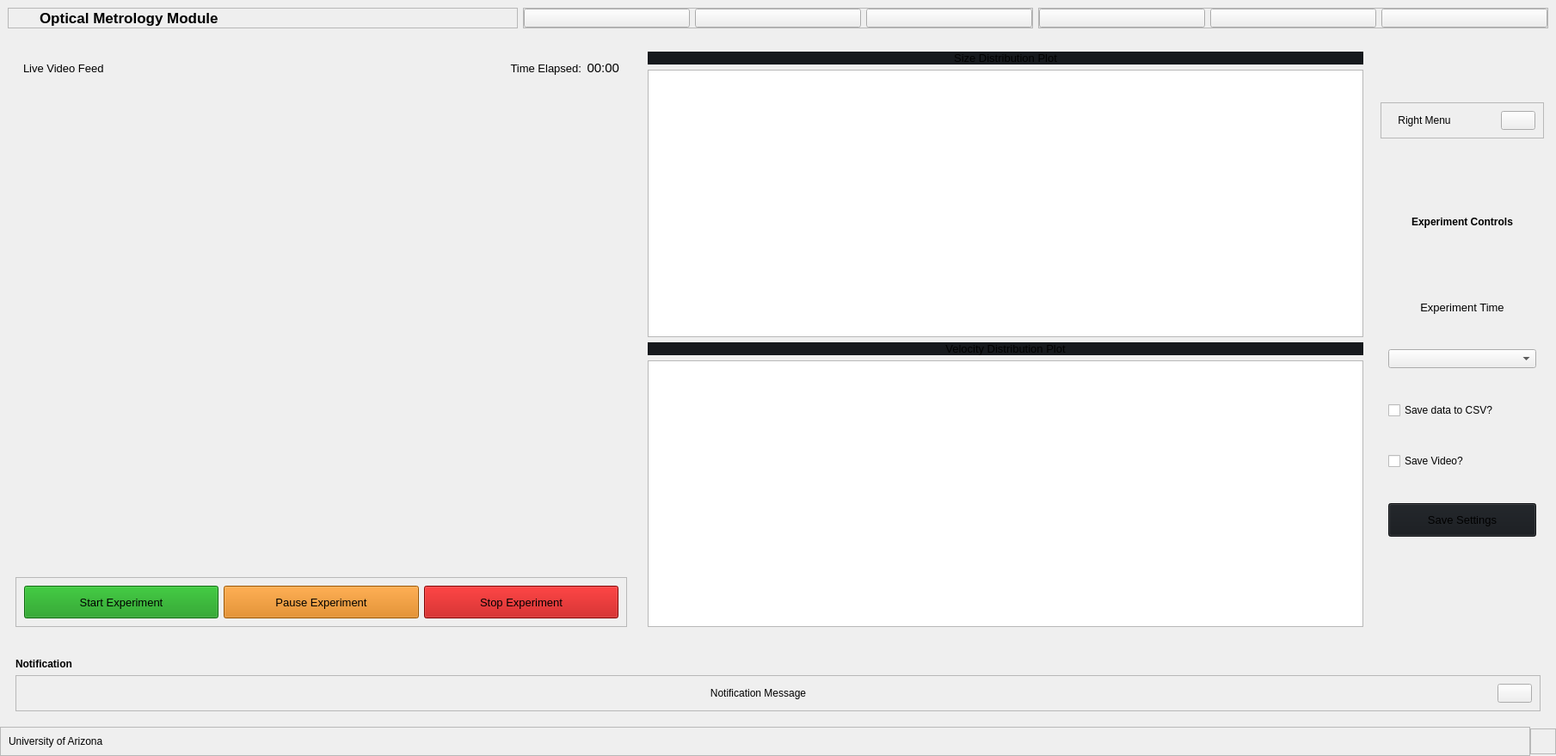
     <widget class="QWidget" name="mainBodyContainer" native="true">
      <property name="sizePolicy">
       <sizepolicy hsizetype="Expanding" vsizetype="Expanding">
        <horstretch>0</horstretch>
        <verstretch>0</verstretch>
       </sizepolicy>
      </property>
      <property name="styleSheet">
       <string notr="true"/>
      </property>
      <layout class="QVBoxLayout" name="verticalLayout_10">
       <property name="spacing">
        <number>0</number>
       </property>
       <property name="leftMargin">
        <number>0</number>
       </property>
       <property name="topMargin">
        <number>0</number>
       </property>
       <property name="rightMargin">
        <number>0</number>
       </property>
       <property name="bottomMargin">
        <number>0</number>
       </property>
       <item>
        <widget class="QWidget" name="headerContainer" native="true">
         <layout class="QHBoxLayout" name="horizontalLayout_12">
          <item>
           <widget class="QFrame" name="frame_5">
            <property name="frameShape">
             <enum>QFrame::StyledPanel</enum>
            </property>
            <property name="frameShadow">
             <enum>QFrame::Raised</enum>
            </property>
            <layout class="QHBoxLayout" name="horizontalLayout_7">
             <property name="spacing">
              <number>6</number>
             </property>
             <property name="leftMargin">
              <number>0</number>
             </property>
             <property name="topMargin">
              <number>0</number>
             </property>
             <property name="rightMargin">
              <number>0</number>
             </property>
             <property name="bottomMargin">
              <number>0</number>
             </property>
             <item>
              <widget class="QLabel" name="label_5">
               <property name="maximumSize">
                <size>
                 <width>30</width>
                 <height>30</height>
                </size>
               </property>
               <property name="text">
                <string/>
               </property>
               <property name="pixmap">
                <pixmap resource="resources.qrc">:/images/OMM logo.png</pixmap>
               </property>
               <property name="scaledContents">
                <bool>true</bool>
               </property>
              </widget>
             </item>
             <item>
              <widget class="QLabel" name="label_6">
               <property name="font">
                <font>
                 <pointsize>13</pointsize>
                 <weight>75</weight>
                 <bold>true</bold>
                </font>
               </property>
               <property name="text">
                <string>Optical Metrology Module</string>
               </property>
              </widget>
             </item>
            </layout>
           </widget>
          </item>
          <item>
           <widget class="QFrame" name="frame_6">
            <property name="frameShape">
             <enum>QFrame::StyledPanel</enum>
            </property>
            <property name="frameShadow">
             <enum>QFrame::Raised</enum>
            </property>
            <layout class="QHBoxLayout" name="horizontalLayout_6">
             <property name="spacing">
              <number>6</number>
             </property>
             <property name="leftMargin">
              <number>0</number>
             </property>
             <property name="topMargin">
              <number>0</number>
             </property>
             <property name="rightMargin">
              <number>0</number>
             </property>
             <property name="bottomMargin">
              <number>0</number>
             </property>
             <item>
              <widget class="QPushButton" name="notificationBtn">
               <property name="text">
                <string/>
               </property>
               <property name="icon">
                <iconset resource="resources.qrc">
                 <normaloff>:/icons/icons/bell.svg</normaloff>:/icons/icons/bell.svg</iconset>
               </property>
               <property name="iconSize">
                <size>
                 <width>24</width>
                 <height>24</height>
                </size>
               </property>
              </widget>
             </item>
             <item>
              <widget class="QPushButton" name="experimentControlsBtn">
               <property name="text">
                <string/>
               </property>
               <property name="icon">
                <iconset resource="resources.qrc">
                 <normaloff>:/icons/icons/monitor.svg</normaloff>:/icons/icons/monitor.svg</iconset>
               </property>
               <property name="iconSize">
                <size>
                 <width>24</width>
                 <height>24</height>
                </size>
               </property>
              </widget>
             </item>
             <item>
              <widget class="QPushButton" name="moreMenuBtn">
               <property name="text">
                <string/>
               </property>
               <property name="icon">
                <iconset resource="resources.qrc">
                 <normaloff>:/icons/icons/more-horizontal.svg</normaloff>:/icons/icons/more-horizontal.svg</iconset>
               </property>
               <property name="iconSize">
                <size>
                 <width>24</width>
                 <height>24</height>
                </size>
               </property>
              </widget>
             </item>
            </layout>
           </widget>
          </item>
          <item>
           <widget class="QFrame" name="frame_7">
            <property name="frameShape">
             <enum>QFrame::StyledPanel</enum>
            </property>
            <property name="frameShadow">
             <enum>QFrame::Raised</enum>
            </property>
            <layout class="QHBoxLayout" name="horizontalLayout_4">
             <property name="spacing">
              <number>6</number>
             </property>
             <property name="leftMargin">
              <number>0</number>
             </property>
             <property name="topMargin">
              <number>0</number>
             </property>
             <property name="rightMargin">
              <number>0</number>
             </property>
             <property name="bottomMargin">
              <number>0</number>
             </property>
             <item>
              <widget class="QPushButton" name="minimizeBtn">
               <property name="toolTip">
                <string>Minimize</string>
               </property>
               <property name="text">
                <string/>
               </property>
               <property name="icon">
                <iconset resource="resources.qrc">
                 <normaloff>:/icons/icons/minus.svg</normaloff>:/icons/icons/minus.svg</iconset>
               </property>
               <property name="iconSize">
                <size>
                 <width>24</width>
                 <height>24</height>
                </size>
               </property>
              </widget>
             </item>
             <item>
              <widget class="QPushButton" name="maximizeBtn">
               <property name="toolTip">
                <string>Maximize</string>
               </property>
               <property name="text">
                <string/>
               </property>
               <property name="icon">
                <iconset resource="resources.qrc">
                 <normaloff>:/icons/icons/square.svg</normaloff>:/icons/icons/square.svg</iconset>
               </property>
               <property name="iconSize">
                <size>
                 <width>24</width>
                 <height>24</height>
                </size>
               </property>
              </widget>
             </item>
             <item>
              <widget class="QPushButton" name="closeBtn">
               <property name="toolTip">
                <string>Close</string>
               </property>
               <property name="text">
                <string/>
               </property>
               <property name="icon">
                <iconset resource="resources.qrc">
                 <normaloff>:/icons/icons/x.svg</normaloff>:/icons/icons/x.svg</iconset>
               </property>
               <property name="iconSize">
                <size>
                 <width>24</width>
                 <height>24</height>
                </size>
               </property>
              </widget>
             </item>
            </layout>
           </widget>
          </item>
         </layout>
        </widget>
       </item>
       <item>
        <widget class="QWidget" name="mainBodyContent" native="true">
         <property name="sizePolicy">
          <sizepolicy hsizetype="Expanding" vsizetype="Expanding">
           <horstretch>0</horstretch>
           <verstretch>0</verstretch>
          </sizepolicy>
         </property>
         <property name="minimumSize">
          <size>
           <width>974</width>
           <height>583</height>
          </size>
         </property>
         <layout class="QHBoxLayout" name="horizontalLayout_8">
          <item>
           <widget class="QWidget" name="mainContentContainer" native="true">
            <property name="sizePolicy">
             <sizepolicy hsizetype="Expanding" vsizetype="Expanding">
              <horstretch>0</horstretch>
              <verstretch>0</verstretch>
             </sizepolicy>
            </property>
            <property name="minimumSize">
             <size>
              <width>711</width>
              <height>561</height>
             </size>
            </property>
            <layout class="QVBoxLayout" name="verticalLayout_15">
             <item>
              <widget class="QWidget" name="widget" native="true">
               <layout class="QHBoxLayout" name="horizontalLayout_13">
                <item>
                 <widget class="QLabel" name="label_27">
                  <property name="font">
                   <font>
                    <pointsize>10</pointsize>
                   </font>
                  </property>
                  <property name="text">
                   <string>Live Video Feed</string>
                  </property>
                 </widget>
                </item>
                <item>
                 <spacer name="horizontalSpacer">
                  <property name="orientation">
                   <enum>Qt::Horizontal</enum>
                  </property>
                  <property name="sizeHint" stdset="0">
                   <size>
                    <width>40</width>
                    <height>20</height>
                   </size>
                  </property>
                 </spacer>
                </item>
                <item>
                 <widget class="QLabel" name="label_25">
                  <property name="font">
                   <font>
                    <pointsize>10</pointsize>
                   </font>
                  </property>
                  <property name="text">
                   <string>Time Elapsed:</string>
                  </property>
                  <property name="alignment">
                   <set>Qt::AlignRight|Qt::AlignTrailing|Qt::AlignVCenter</set>
                  </property>
                 </widget>
                </item>
                <item>
                 <widget class="QLabel" name="timeElapsedLabel">
                  <property name="maximumSize">
                   <size>
                    <width>16777215</width>
                    <height>100</height>
                   </size>
                  </property>
                  <property name="font">
                   <font>
                    <pointsize>11</pointsize>
                   </font>
                  </property>
                  <property name="text">
                   <string>00:00</string>
                  </property>
                  <property name="alignment">
                   <set>Qt::AlignRight|Qt::AlignTrailing|Qt::AlignVCenter</set>
                  </property>
                 </widget>
                </item>
               </layout>
              </widget>
             </item>
             <item>
              <widget class="QWidget" name="home" native="true">
               <property name="minimumSize">
                <size>
                 <width>711</width>
                 <height>561</height>
                </size>
               </property>
               <property name="maximumSize">
                <size>
                 <width>711</width>
                 <height>561</height>
                </size>
               </property>
               <widget class="QLabel" name="videoFeedLabel">
                <property name="geometry">
                 <rect>
                  <x>0</x>
                  <y>10</y>
                  <width>711</width>
                  <height>561</height>
                 </rect>
                </property>
                <property name="minimumSize">
                 <size>
                  <width>711</width>
                  <height>561</height>
                 </size>
                </property>
                <property name="text">
                 <string/>
                </property>
                <property name="alignment">
                 <set>Qt::AlignCenter</set>
                </property>
               </widget>
              </widget>
             </item>
             <item>
              <widget class="QFrame" name="frame_11">
               <property name="frameShape">
                <enum>QFrame::StyledPanel</enum>
               </property>
               <property name="frameShadow">
                <enum>QFrame::Raised</enum>
               </property>
               <layout class="QHBoxLayout" name="horizontalLayout_2">
                <item>
                 <widget class="QPushButton" name="startBtn">
                  <property name="minimumSize">
                   <size>
                    <width>0</width>
                    <height>38</height>
                   </size>
                  </property>
                  <property name="font">
                   <font>
                    <pointsize>10</pointsize>
                   </font>
                  </property>
                  <property name="styleSheet">
                   <string notr="true">background-color: #16191d;
background-color: rgb(16, 148, 16);</string>
                  </property>
                  <property name="text">
                   <string>Start Experiment</string>
                  </property>
                  <property name="icon">
                   <iconset resource="resources.qrc">
                    <normaloff>:/icons/icons/play-circle.svg</normaloff>:/icons/icons/play-circle.svg</iconset>
                  </property>
                 </widget>
                </item>
                <item>
                 <widget class="QPushButton" name="pauseBtn">
                  <property name="minimumSize">
                   <size>
                    <width>0</width>
                    <height>38</height>
                   </size>
                  </property>
                  <property name="font">
                   <font>
                    <pointsize>10</pointsize>
                   </font>
                  </property>
                  <property name="styleSheet">
                   <string notr="true">background-color: rgb(217, 119, 0);</string>
                  </property>
                  <property name="text">
                   <string>Pause Experiment</string>
                  </property>
                  <property name="icon">
                   <iconset resource="resources.qrc">
                    <normaloff>:/icons/icons/pause-circle.svg</normaloff>:/icons/icons/pause-circle.svg</iconset>
                  </property>
                 </widget>
                </item>
                <item>
                 <widget class="QPushButton" name="stopBtn">
                  <property name="minimumSize">
                   <size>
                    <width>0</width>
                    <height>38</height>
                   </size>
                  </property>
                  <property name="font">
                   <font>
                    <pointsize>10</pointsize>
                   </font>
                  </property>
                  <property name="styleSheet">
                   <string notr="true">background-color: rgb(184, 0, 0);</string>
                  </property>
                  <property name="text">
                   <string>Stop Experiment</string>
                  </property>
                  <property name="icon">
                   <iconset resource="resources.qrc">
                    <normaloff>:/icons/icons/x-circle.svg</normaloff>:/icons/icons/x-circle.svg</iconset>
                  </property>
                 </widget>
                </item>
               </layout>
              </widget>
             </item>
            </layout>
           </widget>
          </item>
          <item>
           <widget class="QWidget" name="graphContainer" native="true">
            <property name="sizePolicy">
             <sizepolicy hsizetype="Expanding" vsizetype="Expanding">
              <horstretch>0</horstretch>
              <verstretch>0</verstretch>
             </sizepolicy>
            </property>
            <property name="minimumSize">
             <size>
              <width>850</width>
              <height>0</height>
             </size>
            </property>
            <layout class="QVBoxLayout" name="verticalLayout_18">
             <item>
              <widget class="QLabel" name="label_13">
               <property name="font">
                <font>
                 <pointsize>10</pointsize>
                </font>
               </property>
               <property name="styleSheet">
                <string notr="true">background-color: #16191d;</string>
               </property>
               <property name="text">
                <string>Size Distribution Plot</string>
               </property>
               <property name="alignment">
                <set>Qt::AlignCenter</set>
               </property>
              </widget>
             </item>
             <item>
              <widget class="PlotWidget" name="sizePlotGraphicsView"/>
             </item>
             <item>
              <widget class="QLabel" name="label_14">
               <property name="font">
                <font>
                 <pointsize>10</pointsize>
                </font>
               </property>
               <property name="styleSheet">
                <string notr="true">background-color: #16191d;</string>
               </property>
               <property name="text">
                <string>Velocity Distribution Plot</string>
               </property>
               <property name="alignment">
                <set>Qt::AlignCenter</set>
               </property>
              </widget>
             </item>
             <item>
              <widget class="PlotWidget" name="velocityPlotGraphicsView"/>
             </item>
            </layout>
           </widget>
          </item>
          <item alignment="Qt::AlignRight">
           <widget class="QCustomSlideMenu" name="rightMenuContainer" native="true">
            <property name="sizePolicy">
             <sizepolicy hsizetype="Expanding" vsizetype="Expanding">
              <horstretch>0</horstretch>
              <verstretch>0</verstretch>
             </sizepolicy>
            </property>
            <property name="minimumSize">
             <size>
              <width>200</width>
              <height>0</height>
             </size>
            </property>
            <property name="maximumSize">
             <size>
              <width>220</width>
              <height>561</height>
             </size>
            </property>
            <layout class="QVBoxLayout" name="verticalLayout_11">
             <property name="spacing">
              <number>0</number>
             </property>
             <property name="leftMargin">
              <number>0</number>
             </property>
             <property name="topMargin">
              <number>0</number>
             </property>
             <property name="rightMargin">
              <number>0</number>
             </property>
             <property name="bottomMargin">
              <number>0</number>
             </property>
             <item>
              <widget class="QWidget" name="rightMenuSubContainer" native="true">
               <property name="minimumSize">
                <size>
                 <width>200</width>
                 <height>0</height>
                </size>
               </property>
               <layout class="QVBoxLayout" name="verticalLayout_12">
                <property name="spacing">
                 <number>5</number>
                </property>
                <property name="leftMargin">
                 <number>5</number>
                </property>
                <property name="topMargin">
                 <number>5</number>
                </property>
                <property name="rightMargin">
                 <number>5</number>
                </property>
                <property name="bottomMargin">
                 <number>5</number>
                </property>
                <item>
                 <widget class="QFrame" name="frame_8">
                  <property name="frameShape">
                   <enum>QFrame::StyledPanel</enum>
                  </property>
                  <property name="frameShadow">
                   <enum>QFrame::Raised</enum>
                  </property>
                  <layout class="QHBoxLayout" name="horizontalLayout_9">
                   <item>
                    <widget class="QLabel" name="label_7">
                     <property name="text">
                      <string>Right Menu</string>
                     </property>
                     <property name="alignment">
                      <set>Qt::AlignCenter</set>
                     </property>
                    </widget>
                   </item>
                   <item alignment="Qt::AlignRight">
                    <widget class="QPushButton" name="closeRightMenuBtn">
                     <property name="toolTip">
                      <string>Close</string>
                     </property>
                     <property name="text">
                      <string/>
                     </property>
                     <property name="icon">
                      <iconset resource="resources.qrc">
                       <normaloff>:/icons/icons/x-circle.svg</normaloff>:/icons/icons/x-circle.svg</iconset>
                     </property>
                     <property name="iconSize">
                      <size>
                       <width>24</width>
                       <height>24</height>
                      </size>
                     </property>
                    </widget>
                   </item>
                  </layout>
                 </widget>
                </item>
                <item>
                 <widget class="QCustomStackedWidget" name="rightMenuPages">
                  <property name="currentIndex">
                   <number>0</number>
                  </property>
                  <widget class="QWidget" name="page">
                   <layout class="QVBoxLayout" name="verticalLayout_13">
                    <item>
                     <widget class="QLabel" name="label_8">
                      <property name="maximumSize">
                       <size>
                        <width>16777215</width>
                        <height>100</height>
                       </size>
                      </property>
                      <property name="font">
                       <font>
                        <pointsize>9</pointsize>
                        <weight>75</weight>
                        <bold>true</bold>
                       </font>
                      </property>
                      <property name="styleSheet">
                       <string notr="true"/>
                      </property>
                      <property name="text">
                       <string>Experiment Controls</string>
                      </property>
                      <property name="alignment">
                       <set>Qt::AlignCenter</set>
                      </property>
                     </widget>
                    </item>
                    <item>
                     <widget class="QLabel" name="label_26">
                      <property name="maximumSize">
                       <size>
                        <width>16777215</width>
                        <height>20</height>
                       </size>
                      </property>
                      <property name="font">
                       <font>
                        <pointsize>10</pointsize>
                       </font>
                      </property>
                      <property name="text">
                       <string>Experiment Time</string>
                      </property>
                      <property name="alignment">
                       <set>Qt::AlignCenter</set>
                      </property>
                     </widget>
                    </item>
                    <item>
                     <widget class="QComboBox" name="experimentTimeComboBox">
                      <property name="currentText">
                       <string/>
                      </property>
                      <property name="maxVisibleItems">
                       <number>3</number>
                      </property>
                     </widget>
                    </item>
                    <item>
                     <widget class="QCheckBox" name="saveDataCheckBox">
                      <property name="font">
                       <font>
                        <pointsize>9</pointsize>
                       </font>
                      </property>
                      <property name="text">
                       <string>Save data to CSV?</string>
                      </property>
                     </widget>
                    </item>
                    <item>
                     <widget class="QCheckBox" name="checkBox_2">
                      <property name="font">
                       <font>
                        <pointsize>9</pointsize>
                       </font>
                      </property>
                      <property name="text">
                       <string>Save Video?</string>
                      </property>
                     </widget>
                    </item>
                    <item>
                     <widget class="QPushButton" name="saveSettingsBtn">
                      <property name="minimumSize">
                       <size>
                        <width>0</width>
                        <height>39</height>
                       </size>
                      </property>
                      <property name="font">
                       <font>
                        <pointsize>10</pointsize>
                       </font>
                      </property>
                      <property name="styleSheet">
                       <string notr="true">background-color: #16191d;</string>
                      </property>
                      <property name="text">
                       <string>Save Settings</string>
                      </property>
                     </widget>
                    </item>
                   </layout>
                  </widget>
                  <widget class="QWidget" name="page_2">
                   <layout class="QVBoxLayout" name="verticalLayout_14">
                    <item>
                     <widget class="QLabel" name="label_9">
                      <property name="font">
                       <font>
                        <pointsize>13</pointsize>
                       </font>
                      </property>
                      <property name="styleSheet">
                       <string notr="true"/>
                      </property>
                      <property name="text">
                       <string>More...</string>
                      </property>
                      <property name="alignment">
                       <set>Qt::AlignCenter</set>
                      </property>
                     </widget>
                    </item>
                   </layout>
                  </widget>
                 </widget>
                </item>
               </layout>
              </widget>
             </item>
            </layout>
           </widget>
          </item>
         </layout>
         <zorder>mainContentContainer</zorder>
         <zorder>graphContainer</zorder>
         <zorder>rightMenuContainer</zorder>
        </widget>
       </item>
       <item>
        <widget class="QCustomSlideMenu" name="popupNotificationContainer" native="true">
         <layout class="QVBoxLayout" name="verticalLayout_16">
          <item>
           <widget class="QWidget" name="popupNotificationSubContainer" native="true">
            <layout class="QVBoxLayout" name="verticalLayout_17">
             <item>
              <widget class="QLabel" name="label_11">
               <property name="font">
                <font>
                 <pointsize>9</pointsize>
                 <weight>75</weight>
                 <bold>true</bold>
                </font>
               </property>
               <property name="text">
                <string>Notification</string>
               </property>
              </widget>
             </item>
             <item>
              <widget class="QFrame" name="frame_9">
               <property name="frameShape">
                <enum>QFrame::StyledPanel</enum>
               </property>
               <property name="frameShadow">
                <enum>QFrame::Raised</enum>
               </property>
               <layout class="QHBoxLayout" name="horizontalLayout_5">
                <item>
                 <widget class="QLabel" name="label_10">
                  <property name="sizePolicy">
                   <sizepolicy hsizetype="Expanding" vsizetype="Preferred">
                    <horstretch>0</horstretch>
                    <verstretch>0</verstretch>
                   </sizepolicy>
                  </property>
                  <property name="text">
                   <string>Notification Message</string>
                  </property>
                  <property name="alignment">
                   <set>Qt::AlignCenter</set>
                  </property>
                 </widget>
                </item>
                <item alignment="Qt::AlignRight">
                 <widget class="QPushButton" name="closeNotificationBtn">
                  <property name="toolTip">
                   <string>Close</string>
                  </property>
                  <property name="text">
                   <string/>
                  </property>
                  <property name="icon">
                   <iconset resource="resources.qrc">
                    <normaloff>:/icons/icons/x-octagon.svg</normaloff>:/icons/icons/x-octagon.svg</iconset>
                  </property>
                  <property name="iconSize">
                   <size>
                    <width>24</width>
                    <height>24</height>
                   </size>
                  </property>
                 </widget>
                </item>
               </layout>
              </widget>
             </item>
            </layout>
           </widget>
          </item>
         </layout>
        </widget>
       </item>
       <item>
        <widget class="QWidget" name="footerContainer" native="true">
         <layout class="QHBoxLayout" name="horizontalLayout_10">
          <property name="spacing">
           <number>0</number>
          </property>
          <property name="leftMargin">
           <number>0</number>
          </property>
          <property name="topMargin">
           <number>0</number>
          </property>
          <property name="rightMargin">
           <number>0</number>
          </property>
          <property name="bottomMargin">
           <number>0</number>
          </property>
          <item>
           <widget class="QFrame" name="frame_10">
            <property name="frameShape">
             <enum>QFrame::StyledPanel</enum>
            </property>
            <property name="frameShadow">
             <enum>QFrame::Raised</enum>
            </property>
            <layout class="QHBoxLayout" name="horizontalLayout_11">
             <item>
              <widget class="QLabel" name="label_12">
               <property name="text">
                <string>University of Arizona </string>
               </property>
              </widget>
             </item>
            </layout>
           </widget>
          </item>
          <item>
           <widget class="QFrame" name="sizeGrip">
            <property name="minimumSize">
             <size>
              <width>30</width>
              <height>30</height>
             </size>
            </property>
            <property name="maximumSize">
             <size>
              <width>30</width>
              <height>30</height>
             </size>
            </property>
            <property name="frameShape">
             <enum>QFrame::StyledPanel</enum>
            </property>
            <property name="frameShadow">
             <enum>QFrame::Raised</enum>
            </property>
           </widget>
          </item>
         </layout>
        </widget>
       </item>
      </layout>
     </widget>
